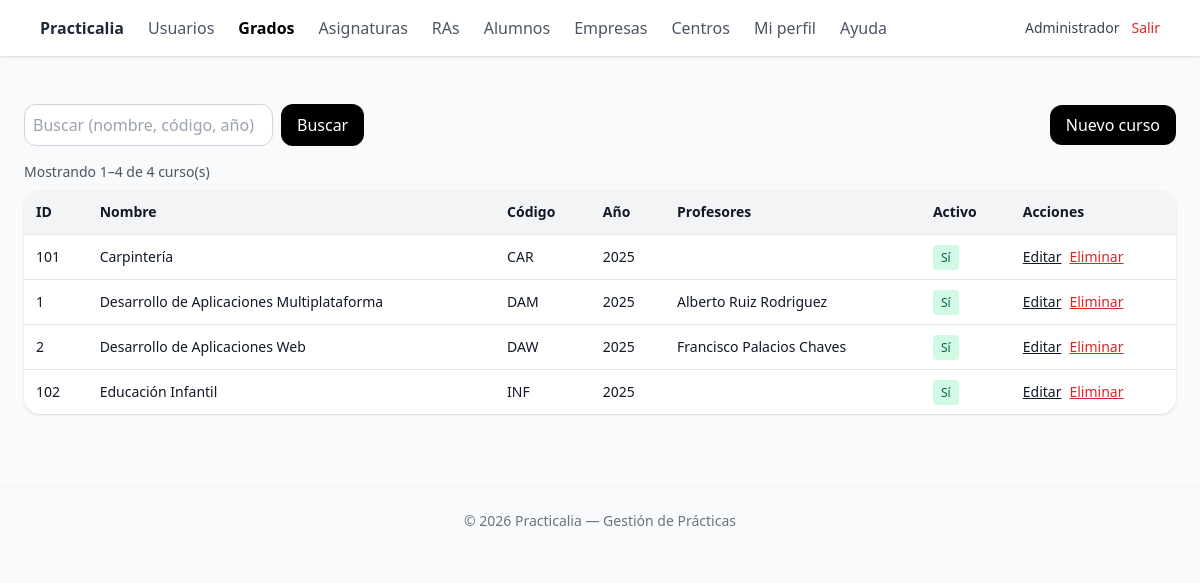
The app's page /public/cursos/index.php (signed in), older data.
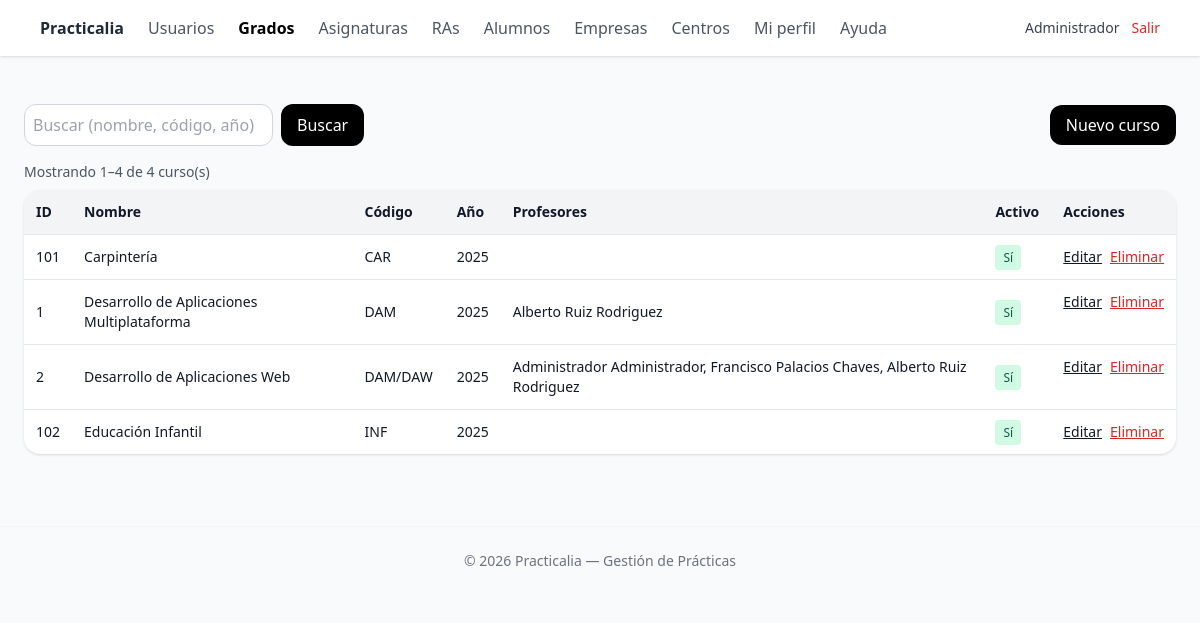
The same page, newer data.
### tables this page shows
CREATE TABLE `cursos` (
  `id` int(10) UNSIGNED NOT NULL,
  `nombre` varchar(150) NOT NULL,
  `codigo` varchar(50) DEFAULT NULL,
  `anyo` smallint(6) DEFAULT NULL,
  `activo` tinyint(1) NOT NULL DEFAULT 1,
  `created_at` timestamp NOT NULL DEFAULT current_timestamp(),
  `updated_at` timestamp NOT NULL DEFAULT current_timestamp() ON UPDATE current_timestamp()
);

### public/cursos/index.php (the view, shortened to what this page needs)
<?php
require_once __DIR__ . '/../../lib/auth.php';
function h(?string $s): string
{
  return htmlspecialchars((string) $s, ENT_QUOTES, 'UTF-8');
}
$search = trim($_GET['q'] ?? '');
$page = max(1, (int) ($_GET['page'] ?? 1));
$perPage = 10;
$offset = ($page - 1) * $perPage;
$whereSql = 'WHERE 1=1';
$sqlCount = "SELECT COUNT(*) AS c FROM cursos c $whereSql";
$stCount = $pdo->prepare($sqlCount);
$stCount->execute();
$total = (int) ($stCount->fetch()['c'] ?? 0);
$sql = "
SELECT
  c.id, c.nombre, c.codigo, c.anyo, c.activo,
  GROUP_CONCAT(DISTINCT CONCAT_WS(' ', u.nombre, u.apellidos) ORDER BY u.apellidos SEPARATOR ', ') AS profesores
FROM cursos c
LEFT JOIN cursos_profesores cp ON cp.curso_id = c.id
LEFT JOIN usuarios u ON u.id = cp.profesor_id AND u.deleted_at IS NULL
$whereSql
GROUP BY c.id, c.nombre, c.codigo, c.anyo, c.activo
ORDER BY c.nombre ASC
LIMIT :limit OFFSET :offset
";
$st = $pdo->prepare($sql);
$st->bindValue(':limit', $perPage, PDO::PARAM_INT);
$st->bindValue(':offset', $offset, PDO::PARAM_INT);
$st->execute();
$rows = $st->fetchAll();
$from = ($total === 0) ? 0 : ($offset + 1);
$to = min($offset + $perPage, $total);
require_once __DIR__ . '/../partials/_header.php';
?>
<div class="mb-4 flex items-center justify-between">
  <form class="flex gap-2" method="get">
    <input name="q" value="<?= h($search) ?>" class="rounded-xl border border-gray-300 p-2"
      placeholder="Buscar (nombre, código, año)">
    <button class="rounded-xl bg-black text-white px-4">Buscar</button>
  </form>
  <a href="./create.php" class="rounded-xl bg-black text-white px-4 py-2">Nuevo curso</a>
</div>
<div class="mb-2 text-sm text-gray-600">
  Mostrando <span class="font-medium"><?= (int) $from ?></span>–<span class="font-medium"><?= (int) $to ?></span> de
  <span class="font-medium"><?= (int) $total ?></span> curso(s)
</div>
<div class="bg-white rounded-2xl shadow overflow-x-auto">
  <table class="min-w-full text-sm">
    <thead class="bg-gray-100">
      <tr>
        <th class="text-left p-3">ID</th>
        <th class="text-left p-3">Nombre</th>
        <th class="text-left p-3">Código</th>
        <th class="text-left p-3">Año</th>
        <th class="text-left p-3">Profesores</th>
        <th class="text-left p-3">Activo</th>
        <th class="text-left p-3">Acciones</th>
      </tr>
    </thead>
    <tbody>
      <?php foreach ($rows as $r):
        $cid = (int) $r['id']; ?>
        <tr class="border-t">
          <td class="p-3"><?= $cid ?></td>
          <td class="p-3"><?= h($r['nombre']) ?></td>
          <td class="p-3"><?= h($r['codigo'] ?? '') ?></td>
          <td class="p-3"><?= h((string) ($r['anyo'] ?? '')) ?></td>
          <td class="p-3"><?= h($r['profesores'] ?? '') ?></td>
          <td class="p-3">
            <?php if ((int) ($r['activo'] ?? 0) === 1): ?>
              <span class="px-2 py-1 text-xs rounded bg-emerald-100 text-emerald-800">Sí</span>
            <?php else: ?>
              <span class="px-2 py-1 text-xs rounded bg-red-100 text-red-800">No</span>
            <?php endif; ?>
          </td>
          <td class="p-3 flex items-center gap-2">
            <a class="underline" href="./edit.php?id=<?= $cid ?>">Editar</a>
            <form method="post" action="./delete.php" onsubmit="return confirm('¿Eliminar este curso?');">
              <button class="text-red-600 underline">Eliminar</button>
            </form>
          </td>
        </tr>
      <?php endforeach; ?>
    </tbody>
  </table>
</div>
</main>
<?php require_once __DIR__ . '/../partials/_footer.php'; ?>

Row changes from the older to the newer data that the page shows:
changed cursos "Desarrollo de Aplicaciones Web": codigo "DAW" → "DAM/DAW"; profesores "Francisco Palacios Chaves" → "Administrador Administrador, Francisco Palacios Chaves, Alberto Ruiz Rodriguez"
